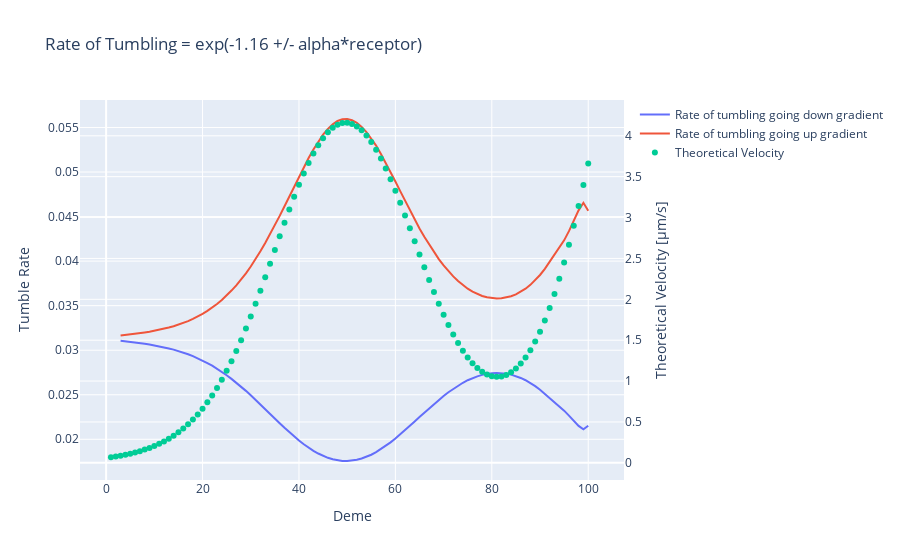

Notebook source saved alongside this figure:
### Code cell
# Create a plot of the alpha values and polynomial fit.

x_values = curve_fit_df['Position']

# create traces
trace0 = go.Scatter(
    x = x_values,
    y = curve_fit_df['Prob_Tum_Up'],
    mode = 'lines',
    name = 'Rate of tumbling going down gradient'
)
# The second trace
trace1 = go.Scatter(
    x = x_values,
    y = curve_fit_df['Prob_Tum_Down'],
    mode = 'lines',
    name = 'Rate of tumbling going up gradient'
)
trace2 = go.Scatter(
    x = x_values,
    y = curve_fit_df['Theory_Vel'],
    mode='markers',
    name='Theoretical Velocity',
    yaxis='y2'
)

# create the data
data = [trace0, trace1, trace2]  # assign traces to data

# create the layout
layout = go.Layout(
    title = "Rate of Tumbling = exp(-1.16 +/- alpha*receptor)",
    yaxis = dict(title = 'Tumble Rate'),
    yaxis2 = dict(
        title = 'Theoretical Velocity [µm/s]',
        overlaying = 'y',
        side = 'right'
        ),
    xaxis=dict(title='Deme')
)

# crate the fig
fig = go.Figure(data=data,layout=layout)
fig.show()
